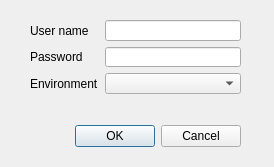
<?xml version="1.0" encoding="UTF-8"?>
<ui version="4.0">
 <class>loginFormDialog</class>
 <widget class="QDialog" name="loginFormDialog">
  <property name="geometry">
   <rect>
    <x>0</x>
    <y>0</y>
    <width>274</width>
    <height>167</height>
   </rect>
  </property>
  <property name="windowTitle">
   <string>Login Form</string>
  </property>
  <widget class="QDialogButtonBox" name="buttonBox">
   <property name="geometry">
    <rect>
     <x>-10</x>
     <y>120</y>
     <width>251</width>
     <height>32</height>
    </rect>
   </property>
   <property name="orientation">
    <enum>Qt::Horizontal</enum>
   </property>
   <property name="standardButtons">
    <set>QDialogButtonBox::Cancel|QDialogButtonBox::Ok</set>
   </property>
  </widget>
  <widget class="QWidget" name="formLayoutWidget">
   <property name="geometry">
    <rect>
     <x>30</x>
     <y>20</y>
     <width>211</width>
     <height>94</height>
    </rect>
   </property>
   <layout class="QFormLayout" name="formLayout">
    <item row="0" column="0">
     <widget class="QLabel" name="label">
      <property name="text">
       <string>User name</string>
      </property>
     </widget>
    </item>
    <item row="0" column="1">
     <widget class="QLineEdit" name="usernameLineEdit"/>
    </item>
    <item row="1" column="0">
     <widget class="QLabel" name="label_2">
      <property name="text">
       <string>Password</string>
      </property>
     </widget>
    </item>
    <item row="1" column="1">
     <widget class="QLineEdit" name="passwordLineEdit">
      <property name="echoMode">
       <enum>QLineEdit::Password</enum>
      </property>
     </widget>
    </item>
    <item row="3" column="0">
     <widget class="QLabel" name="label_3">
      <property name="text">
       <string/>
      </property>
     </widget>
    </item>
    <item row="2" column="0">
     <widget class="QLabel" name="label_4">
      <property name="text">
       <string>Environment</string>
      </property>
     </widget>
    </item>
    <item row="2" column="1">
     <widget class="QComboBox" name="envComboBox">
      <property name="editable">
       <bool>false</bool>
      </property>
      <property name="minimumContentsLength">
       <number>1</number>
      </property>
     </widget>
    </item>
   </layout>
  </widget>
  <widget class="QLabel" name="labelAlert">
   <property name="geometry">
    <rect>
     <x>30</x>
     <y>150</y>
     <width>201</width>
     <height>16</height>
    </rect>
   </property>
   <property name="styleSheet">
    <string notr="true"/>
   </property>
   <property name="text">
    <string/>
   </property>
  </widget>
 </widget>
 <resources/>
 <connections>
  <connection>
   <sender>buttonBox</sender>
   <signal>rejected()</signal>
   <receiver>loginFormDialog</receiver>
   <slot>reject()</slot>
   <hints>
    <hint type="sourcelabel">
     <x>133</x>
     <y>141</y>
    </hint>
    <hint type="destinationlabel">
     <x>137</x>
     <y>185</y>
    </hint>
   </hints>
  </connection>
 </connections>
</ui>
